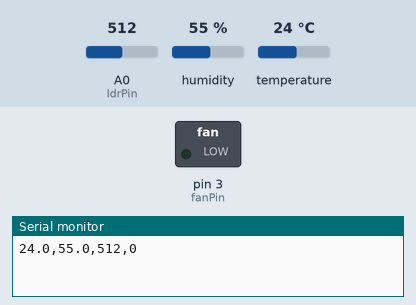
Recording of a sketch running on a simulated Arduino Uno, built with avr-gcc and run on an emulated ATmega328P. On the bench: switched loads named in the sketch (green lamp = pin HIGH), the last lines printed to the serial monitor. The inputs (shaded band) are chosen by the test bench; at power-on: temperature 24 °C, A0 (ldrPin) = 512, humidity 55 %.

Above: at 1.2 s.
1.3 s: temperature set to 31.6 °C
3.2 s: temperature set to 32.9 °C
At 4.9 s:
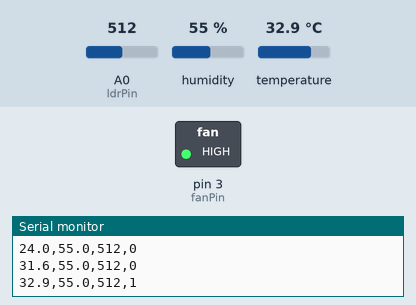
5.5 s: temperature set to 12 °C
At 6.6 s:
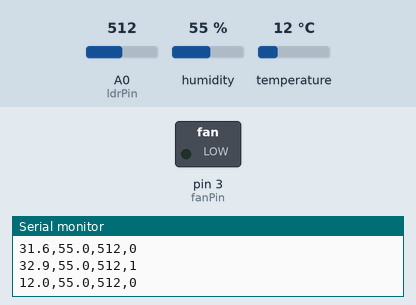
7.5 s: temperature set to 33 °C
At 8.4 s:
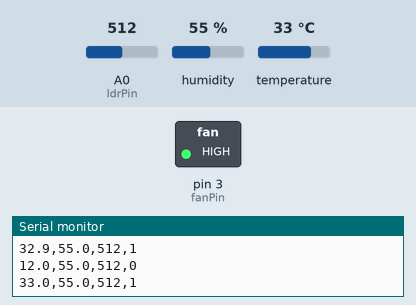
Timing chart, 0 to 10.5 s (numbered marks = the images above; inputs shaded):
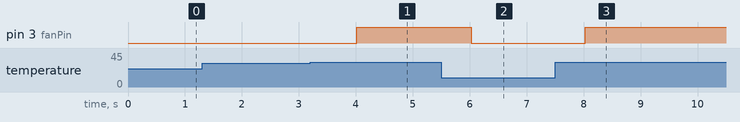

Measured:
- the behaviour switches between 32 and 32.1 °C on temperature (found by bisection; images 0 and 1)
- after the input at 3.2 s, pin 3 (fanPin): LOW → HIGH after 0.82 s
- after the input at 5.5 s, pin 3 (fanPin): HIGH → LOW after 0.52 s
- after the input at 7.5 s, pin 3 (fanPin): LOW → HIGH after 0.53 s

The sketch:

day3fan.ino
```cpp
#include <DHT.h>

// Sensor Pin Definitions
#define DHTPIN 2          // DHT22 Data pin connected to Digital Pin 2
#define DHTTYPE DHT22     // Using the DHT22 sensor
DHT dht(DHTPIN, DHTTYPE);

const int ldrPin = A0;    // Photoresistor (LDR) connected to Analog Pin A0

// Actuator Pin Definition
const int fanPin = 3;     // Single MOSFET module connected to Pin 3

// Dynamic Temperature Threshold (dynamically updated by your Streamlit App selection)
float tempHighLimit = 32.0; // Default: Week 2 threshold is 32.0°C

void setup() {
  // Initialize Serial communication at 9600 baud rate
  Serial.begin(9600);

  // Initialize DHT sensor
  dht.begin();

  // Configure the single MOSFET control pin as an OUTPUT
  pinMode(fanPin, OUTPUT);
  digitalWrite(fanPin, LOW); // Start with the fan OFF
}

void loop() {
  // 1. Check for incoming threshold updates from Python Dashboard FIRST
  // Streamlit sends: "SET:high_limit\n"
  if (Serial.available() > 0) {
    String incoming = Serial.readStringUntil('\n');
    incoming.trim();

    if (incoming.startsWith("SET:")) {
      String valueStr = incoming.substring(4);
      float newThreshold = valueStr.toFloat();
      // Ensure we parsed a valid positive number before updating
      if (newThreshold > 0.0) {
        tempHighLimit = newThreshold;
      }
    }
  }

  // 2. Read physical values from the sensors
  float temperature = dht.readTemperature();
  float humidity = dht.readHumidity();
  int lightLevel = analogRead(ldrPin); // Reads 0 (dark) to 1023 (bright)

  // Check if DHT22 read failed
  if (isnan(temperature) || isnan(humidity)) {
    temperature = 0.0;
    humidity = 0.0;
  }

  // 3. Control Logic for the single MOSFET module based on dynamic threshold
  int fanStatus = 0;
  if (temperature > tempHighLimit) {
    digitalWrite(fanPin, HIGH); // Turn fan ON (Cooldown)
    fanStatus = 1;
  } else {
    digitalWrite(fanPin, LOW);  // Turn fan OFF (Comfortable temperature)
    fanStatus = 0;
  }

  // 4. Print cleanly formatted data for the Python Dashboard to parse
  // Format: Temperature,Humidity,Light_Level,Fan_Status
  Serial.print(temperature, 1);
  Serial.print(",");
  Serial.print(humidity, 1);
  Serial.print(",");
  Serial.print(lightLevel);
  Serial.print(",");
  Serial.println(fanStatus);

  // 2-second interval before repeating the loop
  delay(2000);
}
```
